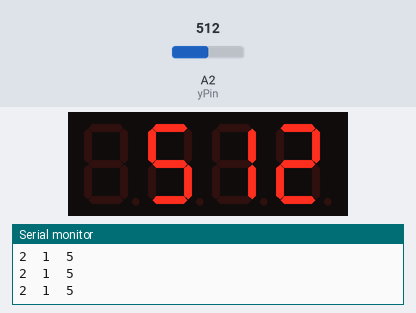
This sketch was run on a simulated Arduino Uno, built with avr-gcc and run on an emulated ATmega328P. Shown: 4-digit seven-segment display, the last lines printed to the serial monitor. Wiring (inferred from the names in the program): 4-digit 7-segment display, segments lit when LOW: segments pin 6, pin 7, pin 8, pin 9, pin 10, pin 11, pin 12, pin 13; digit selects pin 2, pin 3, pin 4, pin 5. The inputs (shaded band) are chosen by the test bench; at power-on: A2 (yPin) = 512. The segment pins are drawn as the display they are named for.

Above: at 1.2 s.
1.3 s: A2 (yPin) set to 981
At 1.8 s:
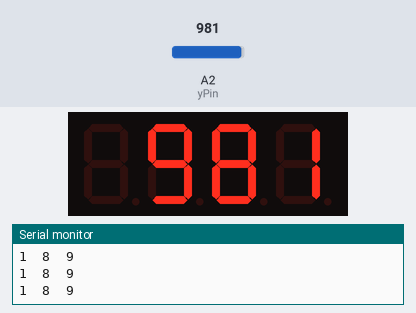
2.8 s: A2 (yPin) set to 1012
At 4.0 s:
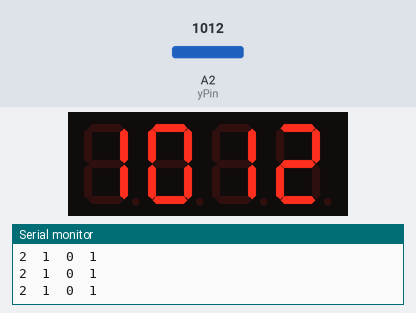
4.3 s: A2 (yPin) set to 900
At 4.8 s:
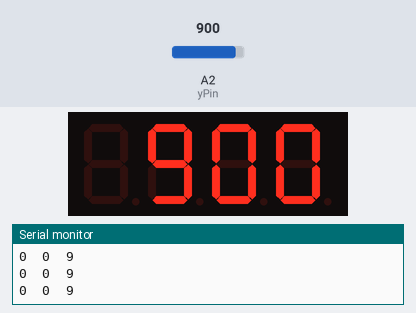
Timing chart, 0 to 7.3 s (numbered marks = the images above; inputs shaded):
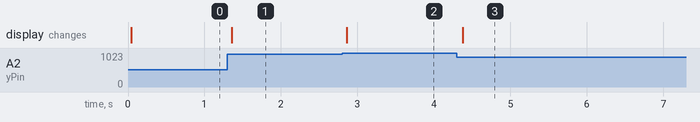

The sketch:

37_JOYSTICK_CONTROLLED_LED.ino
```cpp
int xPin = A0;
int yPin = A2;
int xValue;
int yValue;

byte D1 = 2;
byte D2 = 3;
byte D3 = 4;
byte D4 = 5;
byte digitPins[] = {D1, D2, D3, D4};

byte A = 6;
byte B = 7;
byte C = 8;
byte D = 9;
byte E = 10;
byte F = 11;
byte G = 12;
byte DP = 13;
byte segmentPins[] = {A, B, C, D, E, F, G, DP};

const char* numbers[] = {
  "00000011",  // 0b00000011
  "10011111",  // 0b10011111
  "00100101",  // 0b00100101
  "00001101",  // 0b00001101
  "10011001",  // 0b10011001
  "01001001",  // 0b01001001
  "01000001",  // 0b01000001
  "00011111",  // 0b00011111
  "00000001",  // 0b00000001
  "00001001"   // 0b00001001
};


void setup(){
  for(int i = 0; i < 4; i+=1){
    pinMode(digitPins[i], OUTPUT);
    digitalWrite(digitPins[i], LOW);
  }

  for(int i = 0; i < 8; i+=1){
    pinMode(segmentPins[i], OUTPUT);
  }
  pinMode(xPin, INPUT);
  pinMode(yPin, INPUT);
  Serial.begin(9600);
}
void displayDigit(byte digit, int num) {
  digitalWrite(digit, HIGH);
  const char* number = numbers[num];  // Use the char array directly

  for (int i = 0; i < 8; i++) {
    if (number[i] == '0') {  // Check if the character is '0'
      digitalWrite(segmentPins[i], LOW);
    } else {
      digitalWrite(segmentPins[i], HIGH);
    }
  }
  delay(6);
  digitalWrite(digit, LOW);
}

void display_yValue(int val){
  int index = 3;
  while(val > 0){
    if(index < 0) index = 3;
    Serial.print(val%10);
    Serial.print("\t");
    // now we have to display
    displayDigit(digitPins[index], val%10);
    val/=10;
    index--;
  }
  Serial.print("\n");
}

void loop(){
  // displayDigit(D1, 1);
  // displayDigit(D2, 2);
  // displayDigit(D3, 3);
  // displayDigit(D4, 4);
  yValue = analogRead(yPin);
  display_yValue(yValue);


  /*
  => DO THIS MANUALLY FIRST TO SEE IF IT WORKS
  1. GLOW THE LED 1 VERY BRIGHTLY
  2. THEN GLOW THE LED 2 VERY BRIGHTLY
  */
}
```

Measured:
- after the input at 1.3 s, the display: changes after 0.06 s (image 1)
- after the input at 2.8 s, the display: changes after 0.06 s (image 2)
- after the input at 4.3 s, the display: changes after 0.08 s (image 3)
